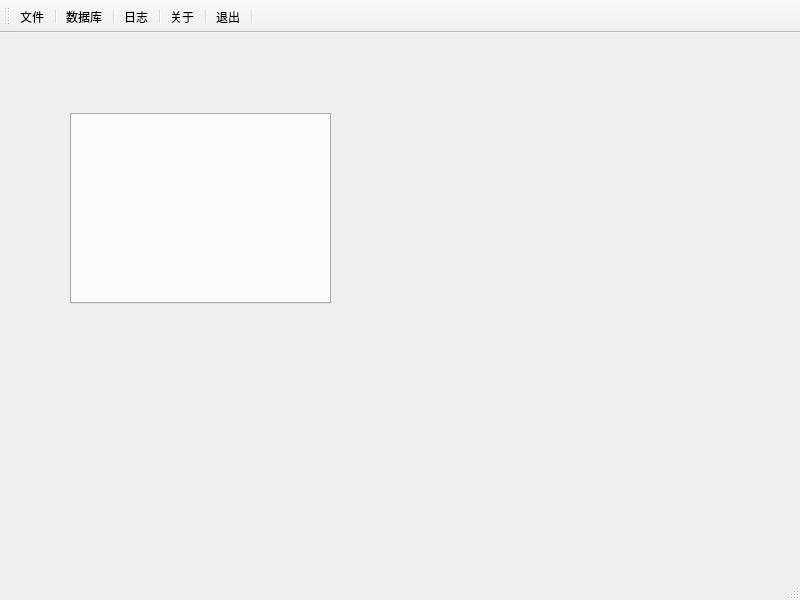
<?xml version="1.0" encoding="UTF-8"?>
<ui version="4.0">
 <class>MainWindow</class>
 <widget class="QMainWindow" name="MainWindow">
  <property name="geometry">
   <rect>
    <x>0</x>
    <y>0</y>
    <width>800</width>
    <height>600</height>
   </rect>
  </property>
  <property name="windowTitle">
   <string>MainWindow</string>
  </property>
  <widget class="QWidget" name="centralwidget">
   <widget class="QTabWidget" name="tabWidget">
    <property name="geometry">
     <rect>
      <x>70</x>
      <y>80</y>
      <width>261</width>
      <height>191</height>
     </rect>
    </property>
    <property name="currentIndex">
     <number>-1</number>
    </property>
    <property name="documentMode">
     <bool>false</bool>
    </property>
    <property name="tabsClosable">
     <bool>true</bool>
    </property>
   </widget>
  </widget>
  <widget class="QMenuBar" name="menubar">
   <property name="geometry">
    <rect>
     <x>0</x>
     <y>0</y>
     <width>800</width>
     <height>26</height>
    </rect>
   </property>
  </widget>
  <widget class="QStatusBar" name="statusbar"/>
  <widget class="QToolBar" name="toolBar">
   <property name="windowTitle">
    <string>toolBar</string>
   </property>
   <property name="toolButtonStyle">
    <enum>Qt::ToolButtonTextUnderIcon</enum>
   </property>
   <attribute name="toolBarArea">
    <enum>TopToolBarArea</enum>
   </attribute>
   <attribute name="toolBarBreak">
    <bool>false</bool>
   </attribute>
   <addaction name="action_file"/>
   <addaction name="separator"/>
   <addaction name="action_database"/>
   <addaction name="separator"/>
   <addaction name="action_log"/>
   <addaction name="separator"/>
   <addaction name="action_help"/>
   <addaction name="separator"/>
   <addaction name="action_exit"/>
   <addaction name="separator"/>
  </widget>
  <action name="action_file">
   <property name="icon">
    <iconset resource="rec.qrc">
     <normaloff>:/images/images/school_work_icon_homework_128px_25925_easyicon.net.ico</normaloff>:/images/images/school_work_icon_homework_128px_25925_easyicon.net.ico</iconset>
   </property>
   <property name="text">
    <string>文件</string>
   </property>
   <property name="toolTip">
    <string>文件操作</string>
   </property>
  </action>
  <action name="action_database">
   <property name="icon">
    <iconset resource="rec.qrc">
     <normaloff>:/images/images/Excel.ico</normaloff>:/images/images/Excel.ico</iconset>
   </property>
   <property name="text">
    <string>数据库</string>
   </property>
   <property name="toolTip">
    <string>数据库操作</string>
   </property>
  </action>
  <action name="action_log">
   <property name="icon">
    <iconset resource="rec.qrc">
     <normaloff>:/images/images/100.bmp</normaloff>:/images/images/100.bmp</iconset>
   </property>
   <property name="text">
    <string>日志</string>
   </property>
   <property name="toolTip">
    <string>系统日志信息</string>
   </property>
  </action>
  <action name="action_help">
   <property name="icon">
    <iconset resource="rec.qrc">
     <normaloff>:/images/images/about.ico</normaloff>:/images/images/about.ico</iconset>
   </property>
   <property name="text">
    <string>关于</string>
   </property>
   <property name="toolTip">
    <string>帮助</string>
   </property>
  </action>
  <action name="action_exit">
   <property name="icon">
    <iconset resource="rec.qrc">
     <normaloff>:/images/images/power_off.ico</normaloff>:/images/images/power_off.ico</iconset>
   </property>
   <property name="text">
    <string>退出</string>
   </property>
   <property name="toolTip">
    <string>退出本软件</string>
   </property>
  </action>
 </widget>
 <resources>
  <include location="rec.qrc"/>
 </resources>
 <connections/>
</ui>
